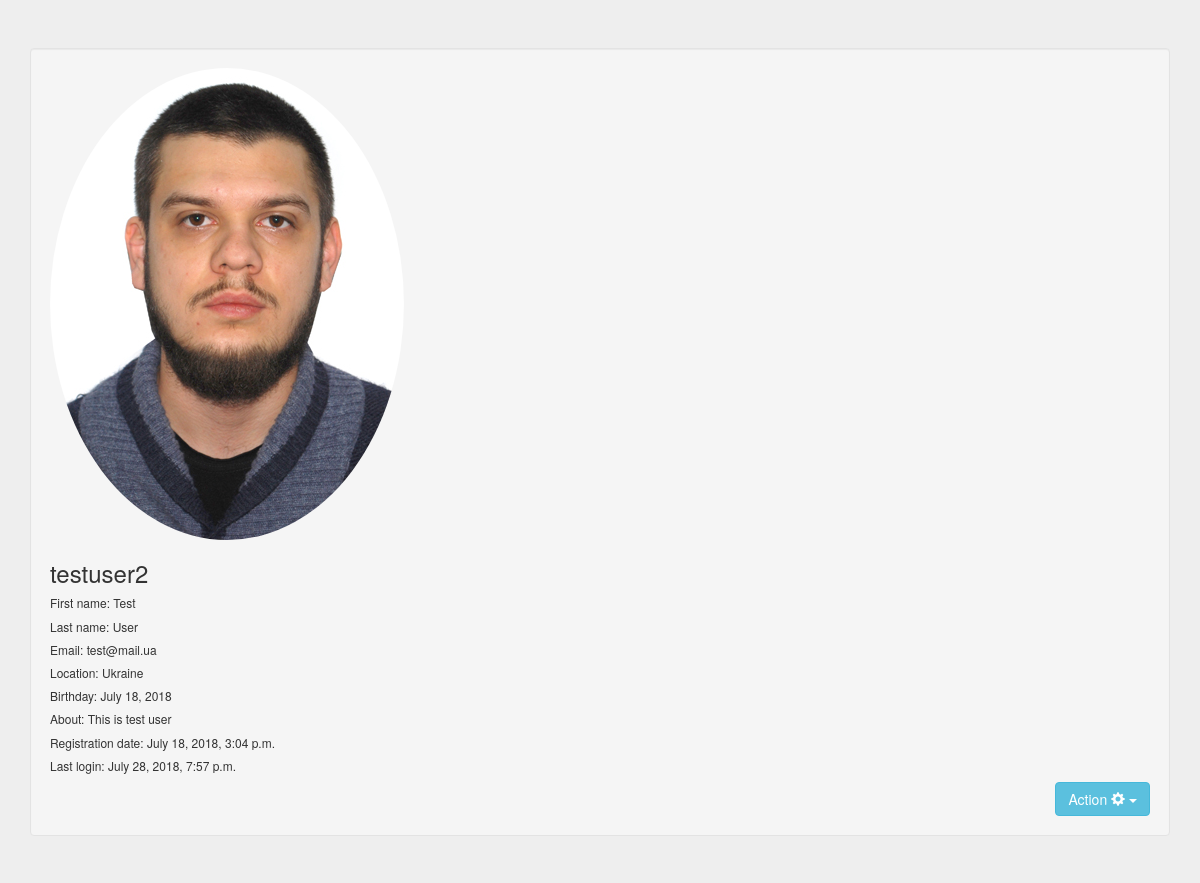
Page /auth/profile/ (signed in) on the committed database.
### SignIn/models.py (models this page shows, shortened)
class UserModel(models.Model):
    user_id = models.OneToOneField(User, unique=True, on_delete=models.CASCADE)
    about = models.TextField(default="")
    birthday = models.DateField(default="1970-01-01")
    country = models.CharField(max_length=15, default="")
    photo = models.ImageField(default="default_photo.png")

### SignIn/views.py (the view)
# urls.py: path('profile/', views.ProfileView.as_view(), name='Profile'),
class ProfileView(LoginRequiredMixin, TemplateView):
    template_name = 'SignIn/profile.html'
    def get_context_data(self, **kwargs):
        userModel       = get_object_or_404(UserModel, user_id=self.request.user)
        context         = super().get_context_data(**kwargs)
        context['user'] = userModel
        return context

### SignIn/templates/SignIn/profile.html (shortened to what this page needs)
{% extends 'SignIn/auth_template.html' %}
{% load static %}
{% block form %}
<div class="container-fluid well span6">
	<div class="row-fluid">
        <div class="span2" >
		    <img src="{{user.photo.url}}" class="img-circle">
        </div>
        <div class="span8">
            <h3>{{user.user_id.username}}</h3>
            <h6>{% if user.user_id.first_name %} First name: {{user.user_id.first_name}} {% endif %}</h6>
            <h6>{% if user.user_id.last_name %} Last name: {{user.user_id.last_name}} {% endif %}</h6>
            <h6>{% if user.user_id.email %} Email: {{user.user_id.email}} {% endif %}</h6>
            <h6>{% if user.country %}  Location: {{user.country}} {% endif %}</h6>
            <h6>{% if user.birthday %} Birthday: {{user.birthday}} {% endif %}</h6>
            <h6>{% if user.about %} About: {{user.about}} {% endif %}</h6>
            <h6>Registration date: {{user.user_id.date_joined}}</h6>
            <h6>Last login: {{user.user_id.last_login}}</h6>
        </div>
        <div class="dropdown" align="right">
            <div class="btn-group">
                <a class="btn dropdown-toggle btn-info" data-toggle="dropdown" href="#">
                    Action
                    <span class="glyphicon glyphicon-cog"></span>
                    <span class="caret"></span>
                </a>
            </div>
        </div>
    </div>
</div>
{% endblock %}

### SignIn/templates/SignIn/auth_template.html (shortened to what this page needs)
<!DOCTYPE html>
<html>
<head>
    <link rel="stylesheet" href="https://maxcdn.bootstrapcdn.com/bootstrap/3.3.7/css/bootstrap.min.css">
</head>
<body>
<div class="jumbotron">
    <div class="container">
        {% block form %}
        {% endblock %}
    </div>
</div>
</body>
</html>

### rows in the picture
UserModel: photo (picture), user_id.username "testuser2", user_id.first_name "Test", user_id.last_name "User", user_id.email "test@mail.ua", country "Ukraine", birthday "July 18, 2018", about "This is test user", user_id.date_joined "July 18, 2018, 3:04 p.m.", user_id.last_login "July 28, 2018, 7:57 p.m."
